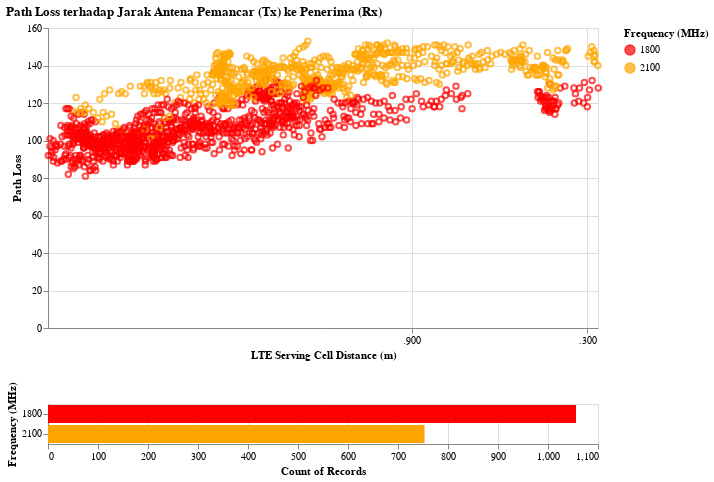

The code cell stored with this chart in its notebook:
### Code cell
# We create two selections
# - a brush that is active on the top panel
# - a multi-click that is active on the bottom panel
brush = alt.selection_interval(encodings=['x'])
click = alt.selection_multi(encodings=['color'])
# 1. Top panel is scatter plot of temperature vs time
points = alt.Chart().mark_point().encode(
    alt.X('LTE Serving Cell Distance (m):T', title='LTE Serving Cell Distance (m)'),
    alt.Y('PUCCH Path Loss_All Logs:Q',
        title='Path Loss'),
    color=alt.condition(brush, color, alt.value('lightgray'))).properties(width=550,height=300).add_selection(brush).transform_filter(click)


##########################
# 2. Bottom panel is a bar chart of weather type
bars = alt.Chart().mark_bar().encode(
    x='count()',
    y='Frequency (MHz):N',
    color=alt.condition(click, color, alt.value('lightgray')),
).transform_filter(
    brush
).properties(
    width=550,
).add_selection(
    click
)

##########################
#3. Build Compound Plot
alt.vconcat(
    points,
    bars,
    data=kor_5_no_outliers,
    title="Path Loss terhadap Jarak Antena Pemancar (Tx) ke Penerima (Rx)"
)

### Figure 1 — Vega-Lite specification as saved in the notebook (floating-point values rounded to 4 significant figures; data arrays with more than 128 entries replaced by an {"elided": "..."} marker saying what was removed)
{"config": {"view": {"continuousWidth": 400, "continuousHeight": 300}}, "vconcat": [{"mark": "point", "encoding": {"color": {"condition": {"type": "nominal", "field": "Frequency (MHz)", "scale": {"domain": [1800, 2100], "range": ["red", "orange"]}, "selection": "selector018"}, "value": "lightgray"}, "x": {"type": "temporal", "field": "LTE Serving Cell Distance (m)", "title": "LTE Serving Cell Distance (m)"}, "y": {"type": "quantitative", "field": "PUCCH Path Loss_All Logs", "title": "Path Loss"}}, "height": 300, "selection": {"selector018": {"type": "interval", "encodings": ["x"]}}, "transform": [{"filter": {"selection": "selector019"}}], "width": 550}, {"mark": "bar", "encoding": {"color": {"condition": {"type": "nominal", "field": "Frequency (MHz)", "scale": {"domain": [1800, 2100], "range": ["red", "orange"]}, "selection": "selector019"}, "value": "lightgray"}, "x": {"type": "quantitative", "aggregate": "count"}, "y": {"type": "nominal", "field": "Frequency (MHz)"}}, "selection": {"selector019": {"type": "multi", "encodings": ["color"]}}, "transform": [{"filter": {"selection": "selector018"}}], "width": 550}], "data": {"name": "data-8710a8bebb0dd32c16d064b3b2a58954"}, "title": "Path Loss terhadap Jarak Antena Pemancar (Tx) ke Penerima (Rx)", "$schema": "https://vega.github.io/schema/vega-lite/v4.8.1.json", "datasets": {"data-8710a8bebb0dd32c16d064b3b2a58954": {"elided": "1809 records"}}}
